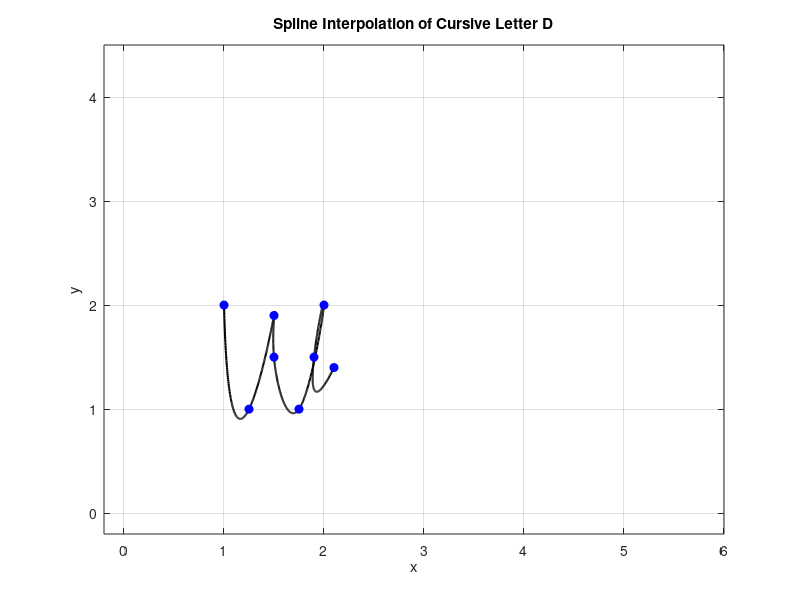

MATLAB code for this plot:
% Define data points for x and y coordinates
% x = [0 0.5 1 1.5 2 2.5 3.5 2.5 1.5 2.5 3 3.5 4 4.5 5];
% y = [1 2   1 2   1 2   3   4   3   2   1 2   1 2   1];
% x = [1.0 2.0 3.0 4.0 3.0 2.0 2.0 2.0 2.0 2.0 2.0 2.0 3.0 4.0]
% y = [3.5 3.5 3.5 3.5 3.5 3.5 2.5 1.0 2.5 2.5 2.5 2.5 2.5 2.5]
% x = [1.50 0.50 0.00 0.50 1.50 1.75 1.50 1.75 2.50];
% y = [1.75 1.50 0.50 0.00 0.25 0.75 1.75 0.75 0.00];
x = [1.0 1.25 1.5 1.5 1.75 2.0 1.9 2.1],
y = [2.0 1.00 1.9 1.5 1.00 2.0 1.5 1.40];

clf

n = length(x);
t = 0:n-1; % Parametric coordinate t
tt = 0:0.01:n-1; % More dense coordinate tt for spline interpolation

% Compute spline interpolation
xx = spline(t, x, tt);
yy = spline(t, y, tt);

% Plot settings
figure(1)
plot(xx, yy, 'k', 'LineWidth', 1.5) % plot spline
hold on
plot(x, y, 'bo', 'MarkerFaceColor','b') % plot data points
axis([-0.2 6 -0.2 4.5])
grid on
title('Spline Interpolation of Cursive Letter D')
xlabel('x')
ylabel('y')
% p = 0.5;
% comet(xx, yy, p)
grid on
